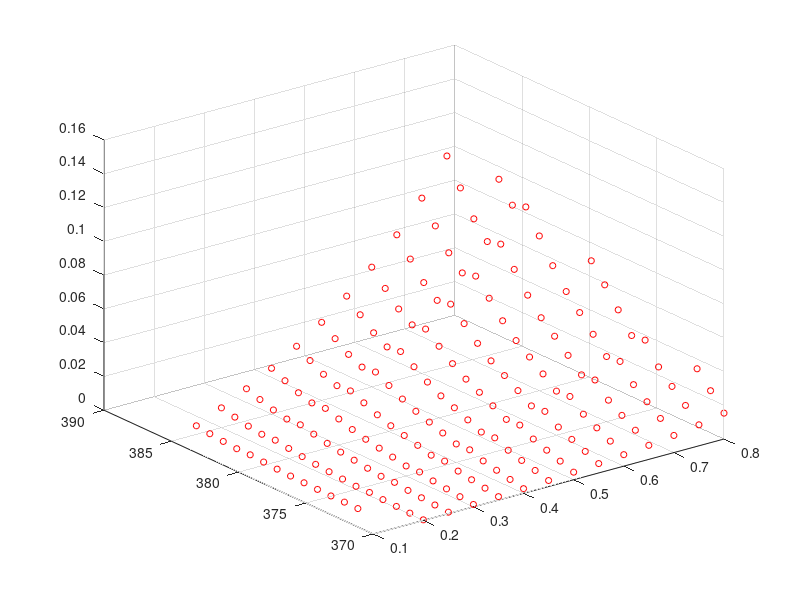
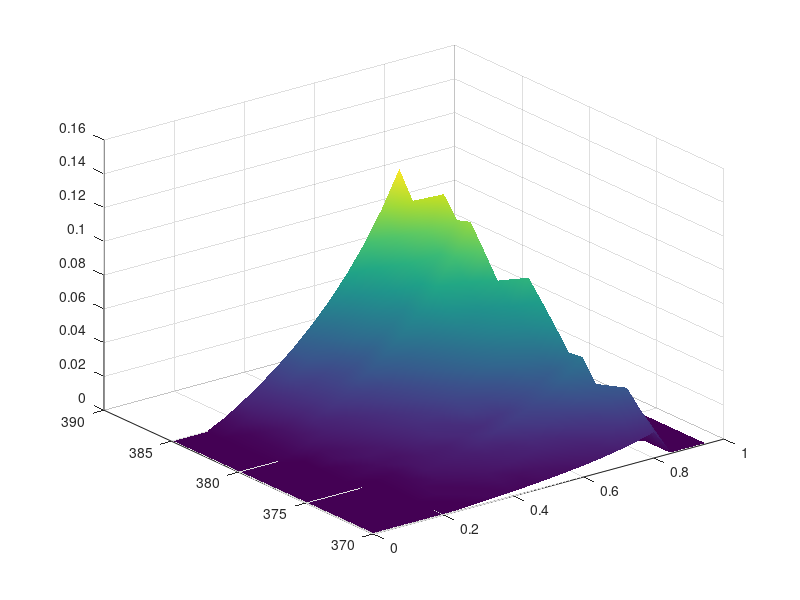
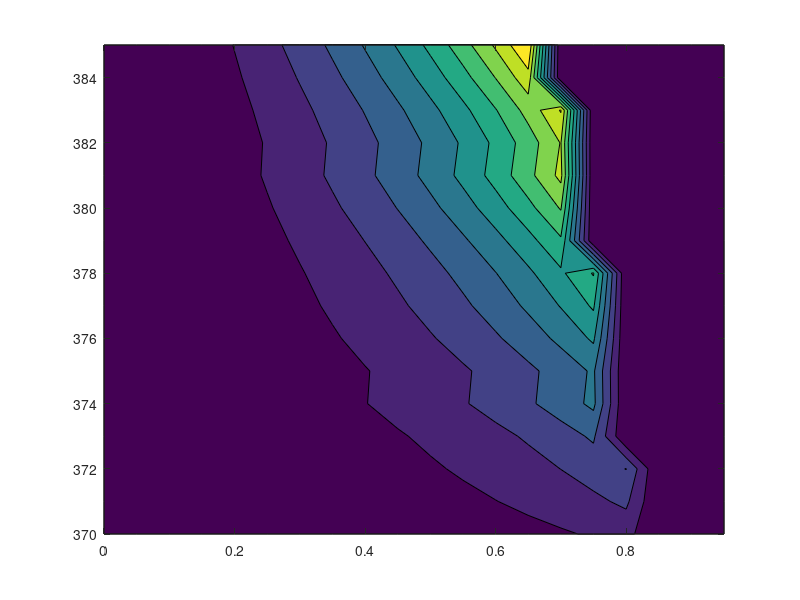

Reproduce these figures in MATLAB, in order.
a = [0	0	0.05	0.1	0.15	0.2	0.25	0.3	0.35	0.4	0.45	0.5	0.55	0.6	0.65	0.7	0.75	0.8	0.85	0.9	0.95
370	0	0	0	0	0.000364967	0.000865087	0.00142217	0.00204661	0.00275162	0.00355457	0.0044773	0.00554909	0.00681086	0.00831742	0.0101489	0.0124241	0.015328	0	0	0
371	0	0	0	0	0.000651206	0.00146549	0.00237238	0.00338875	0.00453603	0.00584238	0.00734321	0.00908596	0.0111369	0.0135846	0.0165587	0.0202509	0.0249598	0	0	0
372	0	0	0	0	0.000971761	0.00208977	0.00333473	0.00472972	0.00630405	0.00809623	0.0101546	0.0125441	0.0153549	0.0187082	0.0227802	0.0278321	0.0342695	0	0	0
373	0	0	0	4.92151e-05	0.00134424	0.00277709	0.00437239	0.00615958	0.00817607	0.010471	0.0131061	0.0161639	0.0197596	0.0240471	0.0292505	0.0357017	0	0	0	0
374	0	0	0	0.000197327	0.00193461	0.00385645	0.00599579	0.00839197	0.0110949	0.0141704	0.0177005	0.0217954	0.0266087	0.0323451	0.0393029	0.0479226	0	0	0	0
375	0	0	0	0.000193861	0.00190047	0.00378802	0.00588878	0.0082412	0.0108941	0.0139117	0.0173743	0.0213894	0.0261067	0.0317257	0.0385368	0.0469681	0	0	0	0
376	0	0	0	0.000400866	0.00252606	0.00487613	0.00749113	0.0104187	0.0137194	0.0174727	0.021778	0.0267683	0.0326286	0.0396052	0.0480563	0.0585091	0	0	0	0
377	0	0	0	0.000665573	0.0031952	0.00599193	0.0091033	0.0125857	0.0165109	0.0209728	0.0260892	0.032017	0.038975	0.0472535	0.0572746	0.0696587	0	0	0	0
378	0	0	0	0.000982105	0.00389583	0.00711652	0.0106988	0.0147071	0.0192238	0.0243565	0.0302397	0.0370529	0.045046	0.0545504	0.0660467	0.0802411	0	0	0	0
379	0	0	0	0.0014056	0.00482981	0.0086139	0.0128218	0.017529	0.0228314	0.0288548	0.0357563	0.043745	0.0531121	0.0642429	0.0776962	0	0	0	0	0
380	0	0	0	0.00195041	0.00598514	0.0104428	0.0153985	0.0209406	0.0271815	0.0342684	0.0423848	0.0517752	0.0627795	0.0758469	0.0916279	0	0	0	0	0
381	0	0	0	0.00257153	0.00719809	0.0123084	0.017988	0.0243378	0.0314856	0.0395992	0.0488873	0.0596277	0.0722063	0.0871324	0.105142	0	0	0	0	0
382	0	0	0	0.00251423	0.00703677	0.0120308	0.0175796	0.0237809	0.0307591	0.0386768	0.0477361	0.0582062	0.0704602	0.0849899	0.102506	0	0	0	0	0
383	0	0	0	0.00316211	0.00819818	0.0137577	0.0199329	0.0268319	0.0345921	0.0433932	0.0534582	0.0650836	0.0786806	0.0947898	0.114191	0	0	0	0	0
384	0	0	0	0.00406031	0.00986588	0.0162729	0.0233872	0.0313324	0.0402656	0.0503923	0.061967	0.0753279	0.0909434	0.109428	0	0	0	0	0	0
385	0	0	0	0.005089	0.0116945	0.0189819	0.027071	0.0361013	0.04625	0.0577488	0.0708843	0.0860368	0.103733	0.124661	0	0	0	0	0	0];

x = zeros(320,1); %Mol Fraction
xi = 1;
y = zeros(320,1); %Temperature
yi = 1;
z = zeros(320,1); %Real COP
zi = 1;

for i=2:21
    for j = 2:17
        if a(j,i) > 0
            x(xi) = a(1,i);
            y(yi) = a(j,1);
            z(zi) = a(j,i);
            xi = xi+1;
            yi = yi+1;
            zi = zi+1;
        end
    end
end
datatable = horzcat(x,y,z);

x = x(x~=0);
y = y(y~=0);
z = z(z~=0);

datatable = horzcat(x,y,z);

figure
scatter3(x,y,z, 20, 'r')

figure
surf(a(1,2:21),a(2:17,1),a(2:17,2:21))
shading interp
%colormap(jet);

figure
contourf(a(1,2:21),a(2:17,1),a(2:17,2:21))


% %Autogenerated MATLAB code for graph formatting below
% zlabel({'COP (Real)'});
% 
% % Create ylabel
% ylabel({'Generator Temperature (K)'},'Rotation',335);
% 
% % Create xlabel
% xlabel({'Ammonia Mole Fraction (Generator)'},'Rotation',15);
% 
% view(axes1,[-37.5 30]);
% grid(axes1,'on');


